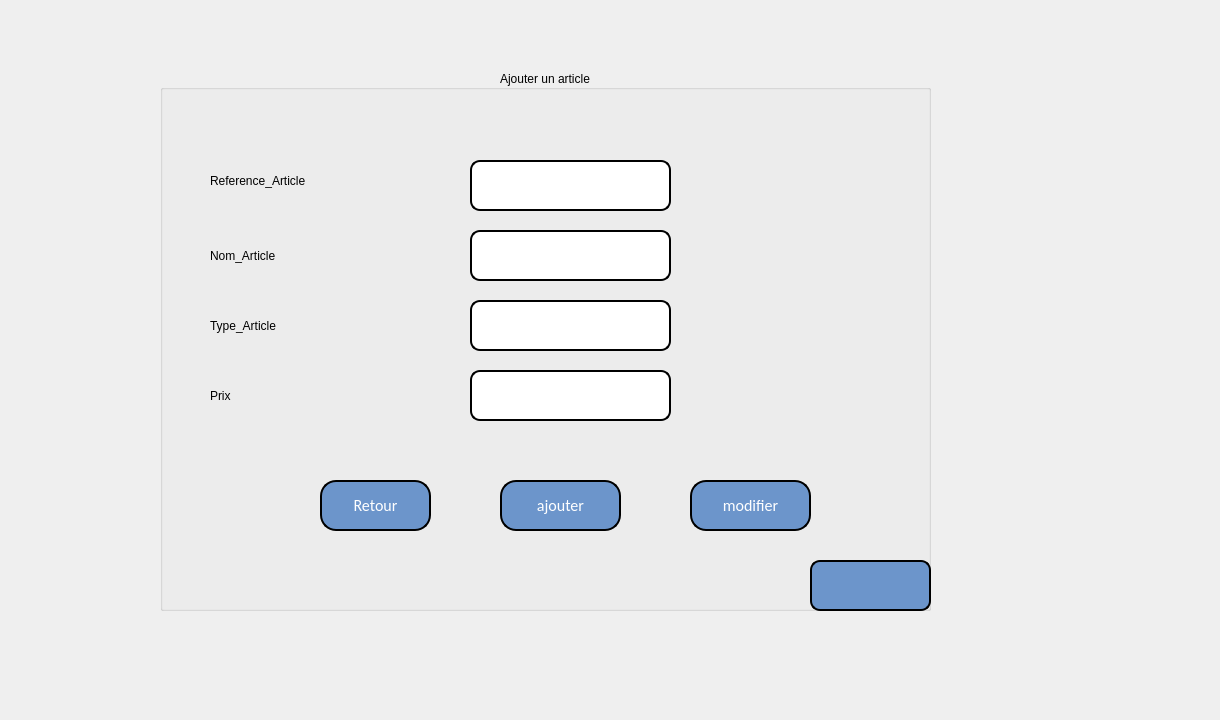
      <widget class="QWidget" name="tab_11">
       <attribute name="title">
        <string>Ajouter Un Article</string>
       </attribute>
       <widget class="QLabel" name="label_68">
        <property name="geometry">
         <rect>
          <x>-30</x>
          <y>-30</y>
          <width>1211</width>
          <height>711</height>
         </rect>
        </property>
        <property name="text">
         <string/>
        </property>
        <property name="pixmap">
         <pixmap resource="resource.qrc">:/image/wt.jpg</pixmap>
        </property>
       </widget>
       <widget class="QGroupBox" name="groupBox_17">
        <property name="geometry">
         <rect>
          <x>160</x>
          <y>70</y>
          <width>771</width>
          <height>541</height>
         </rect>
        </property>
        <property name="styleSheet">
         <string notr="true">font: 75 20pt &quot;Script MT Bold&quot;;</string>
        </property>
        <property name="title">
         <string>Ajouter un article</string>
        </property>
        <property name="alignment">
         <set>Qt::AlignCenter</set>
        </property>
        <widget class="QPushButton" name="retour_3">
         <property name="geometry">
          <rect>
           <x>160</x>
           <y>410</y>
           <width>111</width>
           <height>51</height>
          </rect>
         </property>
         <property name="styleSheet">
          <string notr="true"> border: 2px solid black;
border-radius: 10px;
  color: white;
  padding: 10px;
  text-align: center;
  
font-family:calibri;
  display: inline-block;
  font-size: 16px;
 
  border-radius : 16px;
background-color:rgb(108, 149, 203)</string>
         </property>
         <property name="text">
          <string>Retour</string>
         </property>
         <property name="icon">
          <iconset resource="resource.qrc">
           <normaloff>:/image/icons8-return-50 (1).png</normaloff>:/image/icons8-return-50 (1).png</iconset>
         </property>
        </widget>
        <widget class="QLabel" name="label_115">
         <property name="geometry">
          <rect>
           <x>50</x>
           <y>80</y>
           <width>231</width>
           <height>61</height>
          </rect>
         </property>
         <property name="text">
          <string>Reference_Article</string>
         </property>
        </widget>
        <widget class="QLabel" name="label_116">
         <property name="geometry">
          <rect>
           <x>50</x>
           <y>160</y>
           <width>231</width>
           <height>51</height>
          </rect>
         </property>
         <property name="text">
          <string>Nom_Article</string>
         </property>
        </widget>
        <widget class="QLabel" name="label_117">
         <property name="geometry">
          <rect>
           <x>50</x>
           <y>220</y>
           <width>171</width>
           <height>71</height>
          </rect>
         </property>
         <property name="text">
          <string>Type_Article</string>
         </property>
        </widget>
        <widget class="QLabel" name="label_118">
         <property name="geometry">
          <rect>
           <x>50</x>
           <y>290</y>
           <width>191</width>
           <height>71</height>
          </rect>
         </property>
         <property name="text">
          <string>Prix</string>
         </property>
        </widget>
        <widget class="QLineEdit" name="lineEdit_id">
         <property name="geometry">
          <rect>
           <x>310</x>
           <y>90</y>
           <width>201</width>
           <height>51</height>
          </rect>
         </property>
         <property name="styleSheet">
          <string notr="true">border: 2px solid black;
border-radius: 10px;</string>
         </property>
         <property name="maxLength">
          <number>8</number>
         </property>
         <property name="placeholderText">
          <string/>
         </property>
        </widget>
        <widget class="QLineEdit" name="lineEdit_prix">
         <property name="geometry">
          <rect>
           <x>310</x>
           <y>160</y>
           <width>201</width>
           <height>51</height>
          </rect>
         </property>
         <property name="styleSheet">
          <string notr="true">border: 2px solid black;
border-radius: 10px;</string>
         </property>
         <property name="text">
          <string/>
         </property>
         <property name="maxLength">
          <number>32767</number>
         </property>
        </widget>
        <widget class="QPushButton" name="pushButton_ajouter">
         <property name="geometry">
          <rect>
           <x>340</x>
           <y>410</y>
           <width>121</width>
           <height>51</height>
          </rect>
         </property>
         <property name="styleSheet">
          <string notr="true"> border: 2px solid black;
border-radius: 10px;
  color: white;
  padding: 10px;
  text-align: center;
  
font-family:calibri;
  display: inline-block;
  font-size: 16px;
 
  border-radius : 16px;
background-color:rgb(108, 149, 203)</string>
         </property>
         <property name="text">
          <string>ajouter</string>
         </property>
        </widget>
        <widget class="QPushButton" name="pushButton_modifier">
         <property name="geometry">
          <rect>
           <x>530</x>
           <y>410</y>
           <width>121</width>
           <height>51</height>
          </rect>
         </property>
         <property name="styleSheet">
          <string notr="true"> border: 2px solid black;
border-radius: 10px;
  color: white;
  padding: 10px;
  text-align: center;
  
font-family:calibri;
  display: inline-block;
  font-size: 16px;
 
  border-radius : 16px;
background-color:rgb(108, 149, 203)</string>
         </property>
         <property name="text">
          <string>modifier</string>
         </property>
        </widget>
        <widget class="QLineEdit" name="lineEdit_quantite">
         <property name="geometry">
          <rect>
           <x>310</x>
           <y>230</y>
           <width>201</width>
           <height>51</height>
          </rect>
         </property>
         <property name="styleSheet">
          <string notr="true">border: 2px solid black;
border-radius: 10px;</string>
         </property>
        </widget>
        <widget class="QLineEdit" name="lineEdit_pri">
         <property name="geometry">
          <rect>
           <x>310</x>
           <y>300</y>
           <width>201</width>
           <height>51</height>
          </rect>
         </property>
         <property name="styleSheet">
          <string notr="true">border: 2px solid black;
border-radius: 10px;</string>
         </property>
        </widget>
        <widget class="QPushButton" name="quitter_7">
         <property name="geometry">
          <rect>
           <x>650</x>
           <y>490</y>
           <width>121</width>
           <height>51</height>
          </rect>
         </property>
         <property name="styleSheet">
          <string notr="true"> border: 2px solid black;
border-radius: 10px;
  color: white;
  padding: 8px;
  text-align: center;
  
font-family:calibri;
  display: inline-block;
  font-size: 14px;
 
  border-radius : 10px;
background-color:rgb(108, 149, 203)</string>
         </property>
         <property name="text">
          <string/>
         </property>
         <property name="icon">
          <iconset resource="resource.qrc">
           <normaloff>:/image/icons8-log-out-64.png</normaloff>:/image/icons8-log-out-64.png</iconset>
         </property>
         <property name="iconSize">
          <size>
           <width>30</width>
           <height>30</height>
          </size>
         </property>
        </widget>
       </widget>
       <widget class="QLabel" name="label_38">
        <property name="geometry">
         <rect>
          <x>960</x>
          <y>0</y>
          <width>231</width>
          <height>221</height>
         </rect>
        </property>
        <property name="text">
         <string/>
        </property>
        <property name="pixmap">
         <pixmap resource="resource.qrc">:/image/Capture d’écran 2022-04-06 014158.png</pixmap>
        </property>
       </widget>
      </widget>
